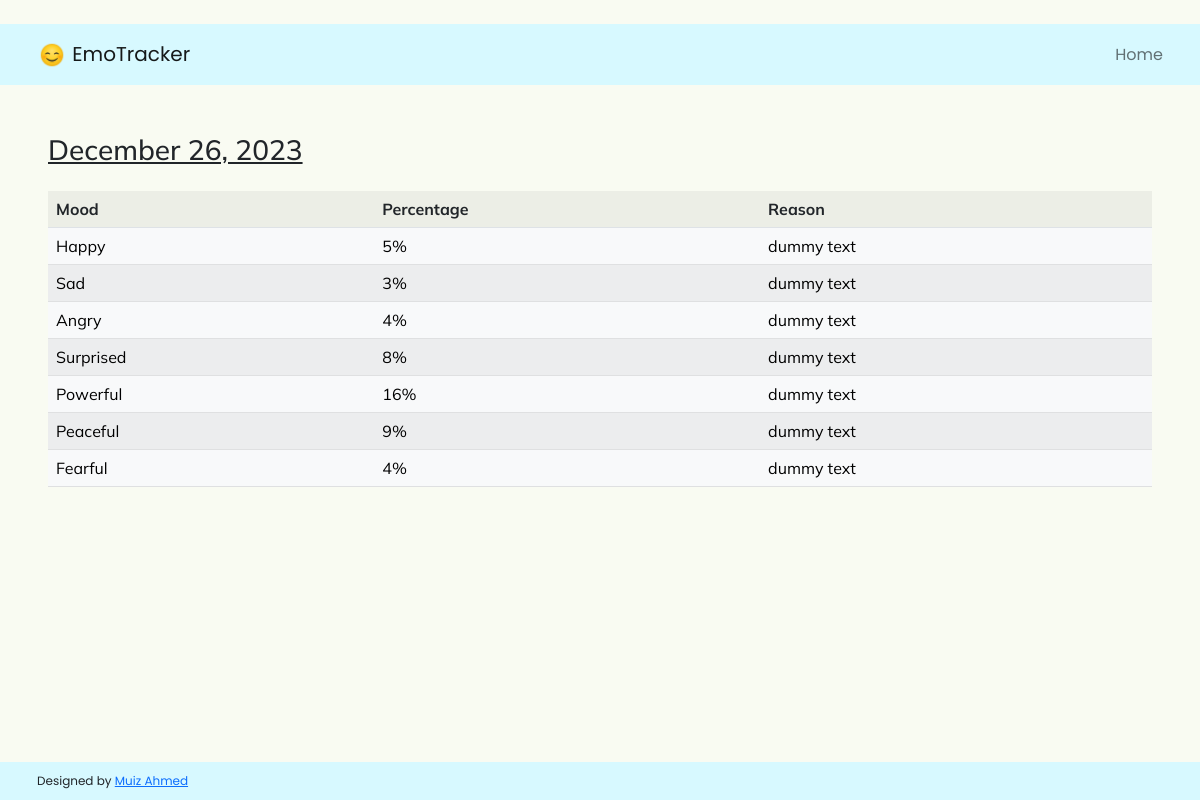
The page /date-view/2023-12-26 (signed in) on the database its author committed.
### tables this page shows
CREATE TABLE "User_Mood" (
entry_id INT REFERENCES Entry(id) NOT NULL,
mood_id INT REFERENCES Moods(id) NOT NULL,
percentage INT NOT NULL,
reason TEXT
);

CREATE TABLE 'Moods' ('id' INTEGER PRIMARY KEY AUTOINCREMENT NOT NULL, "mood" TEXT NOT NULL, emoji TEXT NOT NULL DEFAULT '');

### app.py (the view)
@app.route("/date-view/<date>", methods=["GET"])
@login_required
def show_date_view(date):
    user_id = session["user_id"]
    try:
        formatted_date = (datetime.strptime(date, date_format)).strftime(
            "%B %d, %Y"
        )  # Try to parse the date
    except ValueError:
        flash("Invalid date format. Please pick a date from below")
        return redirect(url_for("date_view"))
    data = db.execute(
        "SELECT Moods.mood, User_Mood.percentage, User_Mood.reason FROM User_Mood \
                        JOIN Moods ON User_Mood.mood_id = Moods.id \
                        JOIN Entry ON User_Mood.entry_id = Entry.id \
                        WHERE user_id = ? AND Entry.date = ? \
                        AND User_Mood.percentage > 0",
        user_id,
        date,
    )
    if not data:
        flash("Sorry, no data found! Pick another date")
        return redirect(url_for("date_view"))
    return render_template("show-date-view.html", date=formatted_date, data=data)

### app.py (called while the page is built)
@app.after_request
def after_request(response):
    response.headers["Cache-Control"] = "no-cache, no-store, must-revalidate"
    response.headers["Expires"] = 0
    response.headers["Pragma"] = "no-cache"
    return response

### helpers.py (called while the page is built)
def login_required(f):
    @wraps(f)
    def decorated_function(*args, **kwargs):
        if session.get("user_id") is None:
            return redirect("/login")
        return f(*args, **kwargs)
    return decorated_function

### templates/show-date-view.html
{% extends "layout.html" %} {% block title %}: View Logs {% endblock %} {% block nav_link %}<a
  class="nav-link"
  href="{{ url_for('index') }}"
  >Home</a
>{% endblock %} {% block main %} {% if data %}
<p class="h3 mb-4 text-decoration-underline">{{ date }}</p>
<table class="table table-striped">
  <th>Mood</th>
  <th>Percentage</th>
  <th>Reason</th>
  {% for row in data %}
  <tr class="table-light">
    <td>{{ row["mood"].title() }}</td>
    <td>{{ row["percentage"] }}%</td>
    <td>{{ row["reason"] }}</td>
  </tr>
  {% endfor %}
</table>
{% else %}
<p class="h3">Data doesn't exist for this date!</p>
{% endif %} {% endblock %}

### static/styles.css (style rules this page uses)
* { box-sizing: border-box; }
body { background-color: #f9fbf2; }

### rows shown on the page
User_Mood: mood "Happy", percentage "5", reason "dummy text"
User_Mood: mood "Sad", percentage "3", reason "dummy text"
User_Mood: mood "Angry", percentage "4", reason "dummy text"
User_Mood: mood "Surprised", percentage "8", reason "dummy text"
User_Mood: mood "Powerful", percentage "16", reason "dummy text"
User_Mood: mood "Peaceful", percentage "9", reason "dummy text"
User_Mood: mood "Fearful", percentage "4", reason "dummy text"

### other values the page prints
{{ date }} "December 26, 2023"
